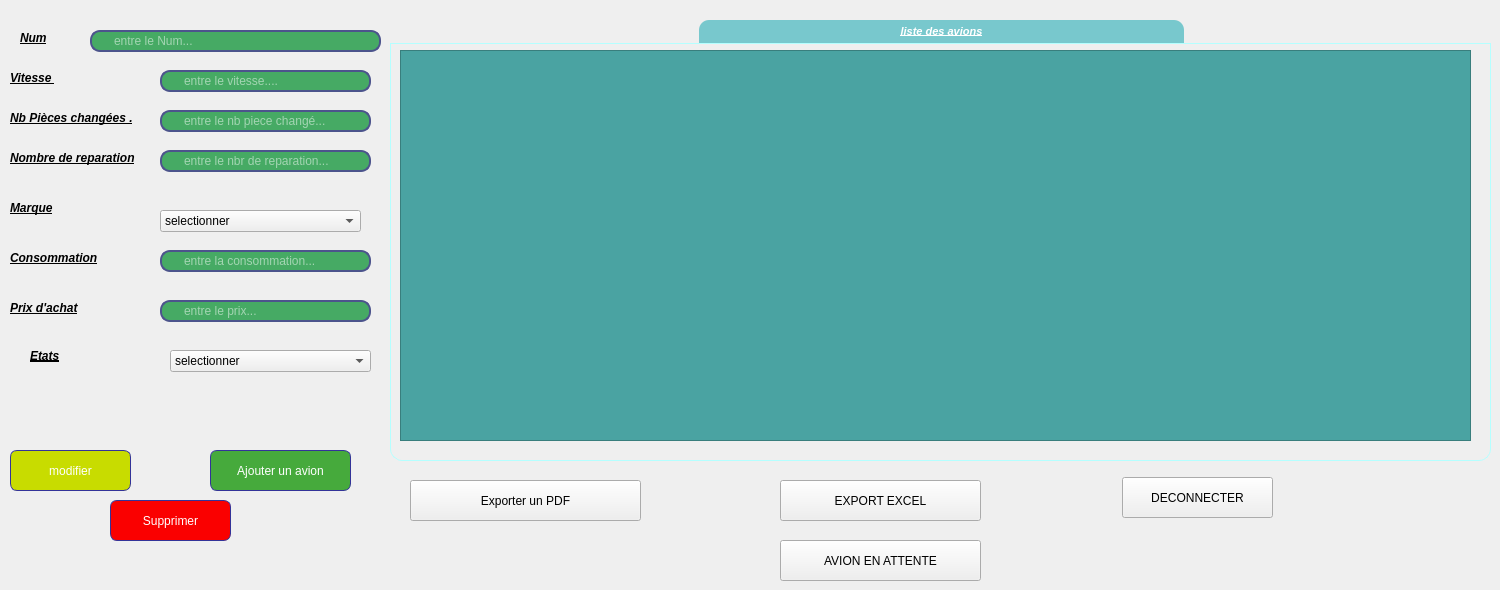
      <widget class="QWidget" name="tab">
       <attribute name="icon">
        <iconset>
         <normaloff>../../../Users/user/Desktop/OIP.jpg</normaloff>../../../Users/user/Desktop/OIP.jpg</iconset>
       </attribute>
       <attribute name="title">
        <string>ajouter un avion</string>
       </attribute>
       <widget class="QLineEdit" name="le_nb_p_changer">
        <property name="geometry">
         <rect>
          <x>160</x>
          <y>110</y>
          <width>211</width>
          <height>22</height>
         </rect>
        </property>
        <property name="styleSheet">
         <string notr="true">QLineEdit{
border: 2px solid rgb(76,84,140);
border-radius: 10px;
color: #FFF;
padding-left:20px;
padding-right:20px;
background-color: rgb(70, 170, 100);
}
QLineEdit:hover{
border:2px sold ;
	color: rgb(255, 0, 0);
}
QLineEdit:focus{
border:20px sold rgb(0, 0, 0); 
background-color:rgb(131, 131, 131);
}
</string>
        </property>
        <property name="placeholderText">
         <string>entre le nb piece changé...</string>
        </property>
       </widget>
       <widget class="QLabel" name="piecechange">
        <property name="geometry">
         <rect>
          <x>10</x>
          <y>110</y>
          <width>141</width>
          <height>16</height>
         </rect>
        </property>
        <property name="font">
         <font>
          <weight>75</weight>
          <italic>true</italic>
          <bold>true</bold>
          <underline>true</underline>
          <strikeout>false</strikeout>
         </font>
        </property>
        <property name="text">
         <string>Nb Pièces changées .</string>
        </property>
       </widget>
       <widget class="QLineEdit" name="le_nb_reparation">
        <property name="geometry">
         <rect>
          <x>160</x>
          <y>150</y>
          <width>211</width>
          <height>22</height>
         </rect>
        </property>
        <property name="styleSheet">
         <string notr="true">QLineEdit{
border: 2px solid rgb(76,84,140);
border-radius: 10px;
color: #FFF;
padding-left:20px;
padding-right:20px;
background-color: rgb(70, 170, 100);
}
QLineEdit:hover{
border:2px sold ;
	color: rgb(255, 0, 0);
}
QLineEdit:focus{
border:20px sold rgb(0, 0, 0); 
background-color:rgb(131, 131, 131);
}
</string>
        </property>
        <property name="placeholderText">
         <string>entre le nbr de reparation...</string>
        </property>
       </widget>
       <widget class="QPushButton" name="LE_AJOUT">
        <property name="geometry">
         <rect>
          <x>210</x>
          <y>450</y>
          <width>141</width>
          <height>41</height>
         </rect>
        </property>
        <property name="styleSheet">
         <string notr="true">QPushButton {
color: white;
background-color: rgb(70, 170, 60);
border-width: 1px;
border-color: #339;
border-style: solid;
border-radius: 7;
}
</string>
        </property>
        <property name="text">
         <string>Ajouter un avion</string>
        </property>
       </widget>
       <widget class="QLineEdit" name="le_prix_achat">
        <property name="geometry">
         <rect>
          <x>160</x>
          <y>300</y>
          <width>211</width>
          <height>22</height>
         </rect>
        </property>
        <property name="styleSheet">
         <string notr="true">QLineEdit{
border: 2px solid rgb(76,84,140);
border-radius: 10px;
color: #FFF;
padding-left:20px;
padding-right:20px;
background-color:rgb(70, 170, 100);
}
QLineEdit:hover{
border:2px sold ;
	color: rgb(255, 0, 0);
}
QLineEdit:focus{
border:20px sold rgb(0, 0, 0); 
background-color:rgb(131, 131, 131);
}
</string>
        </property>
        <property name="placeholderText">
         <string>entre le prix...</string>
        </property>
       </widget>
       <widget class="QLabel" name="kilometrage">
        <property name="geometry">
         <rect>
          <x>10</x>
          <y>250</y>
          <width>91</width>
          <height>16</height>
         </rect>
        </property>
        <property name="font">
         <font>
          <weight>75</weight>
          <italic>true</italic>
          <bold>true</bold>
          <underline>true</underline>
         </font>
        </property>
        <property name="text">
         <string>Consommation</string>
        </property>
       </widget>
       <widget class="QLabel" name="n_reparation">
        <property name="geometry">
         <rect>
          <x>10</x>
          <y>150</y>
          <width>151</width>
          <height>16</height>
         </rect>
        </property>
        <property name="font">
         <font>
          <weight>75</weight>
          <italic>true</italic>
          <bold>true</bold>
          <underline>true</underline>
         </font>
        </property>
        <property name="text">
         <string>Nombre de reparation</string>
        </property>
       </widget>
       <widget class="QLabel" name="prix_achat">
        <property name="geometry">
         <rect>
          <x>10</x>
          <y>300</y>
          <width>91</width>
          <height>16</height>
         </rect>
        </property>
        <property name="font">
         <font>
          <weight>75</weight>
          <italic>true</italic>
          <bold>true</bold>
          <underline>true</underline>
         </font>
        </property>
        <property name="text">
         <string>Prix d'achat</string>
        </property>
       </widget>
       <widget class="QLabel" name="Nom">
        <property name="geometry">
         <rect>
          <x>20</x>
          <y>30</y>
          <width>56</width>
          <height>16</height>
         </rect>
        </property>
        <property name="font">
         <font>
          <weight>75</weight>
          <italic>true</italic>
          <bold>true</bold>
          <underline>true</underline>
          <strikeout>false</strikeout>
         </font>
        </property>
        <property name="text">
         <string>Num</string>
        </property>
       </widget>
       <widget class="QLabel" name="vitesse">
        <property name="geometry">
         <rect>
          <x>10</x>
          <y>70</y>
          <width>56</width>
          <height>16</height>
         </rect>
        </property>
        <property name="font">
         <font>
          <weight>75</weight>
          <italic>true</italic>
          <bold>true</bold>
          <underline>true</underline>
         </font>
        </property>
        <property name="text">
         <string>Vitesse </string>
        </property>
       </widget>
       <widget class="QLineEdit" name="le_Num">
        <property name="geometry">
         <rect>
          <x>90</x>
          <y>30</y>
          <width>291</width>
          <height>22</height>
         </rect>
        </property>
        <property name="styleSheet">
         <string notr="true">QLineEdit{
border: 2px solid rgb(76,84,140);
border-radius: 10px;
color: #FFF;
padding-left:20px;
padding-right:20px;
background-color: rgb(70, 170, 100);
}
QLineEdit:hover{
border:2px sold ;
	color: rgb(255, 0, 0);
}
QLineEdit:focus{
border:20px sold rgb(0, 0, 0); 
background-color:rgb(131, 131, 131);
}
</string>
        </property>
        <property name="placeholderText">
         <string>entre le Num...</string>
        </property>
       </widget>
       <widget class="QLineEdit" name="le_consom">
        <property name="geometry">
         <rect>
          <x>160</x>
          <y>250</y>
          <width>211</width>
          <height>22</height>
         </rect>
        </property>
        <property name="styleSheet">
         <string notr="true">QLineEdit{
border: 2px solid rgb(76,84,140);
border-radius: 10px;
color: #FFF;
padding-left:20px;
padding-right:20px;
background-color: rgb(70, 170, 100);
}
QLineEdit:hover{
border:2px sold ;
	color: rgb(255, 0, 0);
}
QLineEdit:focus{
border:20px sold rgb(0, 0, 0); 
background-color:rgb(131, 131, 131);
}
</string>
        </property>
        <property name="placeholderText">
         <string>entre la consommation...</string>
        </property>
       </widget>
       <widget class="QLineEdit" name="le_vitesse">
        <property name="geometry">
         <rect>
          <x>160</x>
          <y>70</y>
          <width>211</width>
          <height>22</height>
         </rect>
        </property>
        <property name="styleSheet">
         <string notr="true">QLineEdit{
border: 2px solid rgb(76,84,140);
border-radius: 10px;
color: #FFF;
padding-left:20px;
padding-right:20px;
background-color:rgb(70, 170, 100);
}
QLineEdit:hover{
border:2px sold ;
	color: rgb(255, 0, 0);
}
QLineEdit:focus{
border:20px sold rgb(0, 0, 0); 
background-color:rgb(131, 131, 131);
}
</string>
        </property>
        <property name="placeholderText">
         <string>entre le vitesse....</string>
        </property>
       </widget>
       <widget class="QLabel" name="Marque">
        <property name="geometry">
         <rect>
          <x>10</x>
          <y>200</y>
          <width>56</width>
          <height>16</height>
         </rect>
        </property>
        <property name="palette">
         <palette>
          <active>
           <colorrole role="Button">
            <brush brushstyle="SolidPattern">
             <color alpha="0">
              <red>0</red>
              <green>0</green>
              <blue>0</blue>
             </color>
            </brush>
           </colorrole>
           <colorrole role="Base">
            <brush brushstyle="SolidPattern">
             <color alpha="0">
              <red>0</red>
              <green>0</green>
              <blue>0</blue>
             </color>
            </brush>
           </colorrole>
           <colorrole role="Window">
            <brush brushstyle="SolidPattern">
             <color alpha="0">
              <red>0</red>
              <green>0</green>
              <blue>0</blue>
             </color>
            </brush>
           </colorrole>
           <colorrole role="AlternateBase">
            <brush brushstyle="SolidPattern">
             <color alpha="255">
              <red>255</red>
              <green>255</green>
              <blue>255</blue>
             </color>
            </brush>
           </colorrole>
          </active>
          <inactive>
           <colorrole role="Button">
            <brush brushstyle="SolidPattern">
             <color alpha="0">
              <red>0</red>
              <green>0</green>
              <blue>0</blue>
             </color>
            </brush>
           </colorrole>
           <colorrole role="Base">
            <brush brushstyle="SolidPattern">
             <color alpha="0">
              <red>0</red>
              <green>0</green>
              <blue>0</blue>
             </color>
            </brush>
           </colorrole>
           <colorrole role="Window">
            <brush brushstyle="SolidPattern">
             <color alpha="0">
              <red>0</red>
              <green>0</green>
              <blue>0</blue>
             </color>
            </brush>
           </colorrole>
           <colorrole role="AlternateBase">
            <brush brushstyle="SolidPattern">
             <color alpha="255">
              <red>255</red>
              <green>255</green>
              <blue>255</blue>
             </color>
            </brush>
           </colorrole>
          </inactive>
          <disabled>
           <colorrole role="Button">
            <brush brushstyle="SolidPattern">
             <color alpha="0">
              <red>0</red>
              <green>0</green>
              <blue>0</blue>
             </color>
            </brush>
           </colorrole>
           <colorrole role="Base">
            <brush brushstyle="SolidPattern">
             <color alpha="0">
              <red>0</red>
              <green>0</green>
              <blue>0</blue>
             </color>
            </brush>
           </colorrole>
           <colorrole role="Window">
            <brush brushstyle="SolidPattern">
             <color alpha="0">
              <red>0</red>
              <green>0</green>
              <blue>0</blue>
             </color>
            </brush>
           </colorrole>
           <colorrole role="AlternateBase">
            <brush brushstyle="SolidPattern">
             <color alpha="255">
              <red>255</red>
              <green>255</green>
              <blue>255</blue>
             </color>
            </brush>
           </colorrole>
          </disabled>
         </palette>
        </property>
        <property name="font">
         <font>
          <family>MS Shell Dlg 2</family>
          <weight>75</weight>
          <italic>true</italic>
          <bold>true</bold>
          <underline>true</underline>
         </font>
        </property>
        <property name="mouseTracking">
         <bool>false</bool>
        </property>
        <property name="tabletTracking">
         <bool>false</bool>
        </property>
        <property name="acceptDrops">
         <bool>false</bool>
        </property>
        <property name="accessibleName">
         <string/>
        </property>
        <property name="accessibleDescription">
         <string/>
        </property>
        <property name="text">
         <string>Marque</string>
        </property>
       </widget>
       <widget class="QGroupBox" name="groupBox_5">
        <property name="geometry">
         <rect>
          <x>390</x>
          <y>20</y>
          <width>1101</width>
          <height>441</height>
         </rect>
        </property>
        <property name="palette">
         <palette>
          <active>
           <colorrole role="WindowText">
            <brush brushstyle="SolidPattern">
             <color alpha="255">
              <red>0</red>
              <green>0</green>
              <blue>97</blue>
             </color>
            </brush>
           </colorrole>
           <colorrole role="Button">
            <brush brushstyle="SolidPattern">
             <color alpha="255">
              <red>74</red>
              <green>163</green>
              <blue>162</blue>
             </color>
            </brush>
           </colorrole>
           <colorrole role="Base">
            <brush brushstyle="SolidPattern">
             <color alpha="255">
              <red>74</red>
              <green>163</green>
              <blue>162</blue>
             </color>
            </brush>
           </colorrole>
           <colorrole role="Window">
            <brush brushstyle="SolidPattern">
             <color alpha="255">
              <red>74</red>
              <green>163</green>
              <blue>162</blue>
             </color>
            </brush>
           </colorrole>
           <colorrole role="AlternateBase">
            <brush brushstyle="SolidPattern">
             <color alpha="255">
              <red>255</red>
              <green>255</green>
              <blue>255</blue>
             </color>
            </brush>
           </colorrole>
          </active>
          <inactive>
           <colorrole role="WindowText">
            <brush brushstyle="SolidPattern">
             <color alpha="255">
              <red>0</red>
              <green>0</green>
              <blue>97</blue>
             </color>
            </brush>
           </colorrole>
           <colorrole role="Button">
            <brush brushstyle="SolidPattern">
             <color alpha="255">
              <red>74</red>
              <green>163</green>
              <blue>162</blue>
             </color>
            </brush>
           </colorrole>
           <colorrole role="Base">
            <brush brushstyle="SolidPattern">
             <color alpha="255">
              <red>74</red>
              <green>163</green>
              <blue>162</blue>
             </color>
            </brush>
           </colorrole>
           <colorrole role="Window">
            <brush brushstyle="SolidPattern">
             <color alpha="255">
              <red>74</red>
              <green>163</green>
              <blue>162</blue>
             </color>
            </brush>
           </colorrole>
           <colorrole role="AlternateBase">
            <brush brushstyle="SolidPattern">
             <color alpha="255">
              <red>255</red>
              <green>255</green>
              <blue>255</blue>
             </color>
            </brush>
           </colorrole>
          </inactive>
          <disabled>
           <colorrole role="WindowText">
            <brush brushstyle="SolidPattern">
             <color alpha="255">
              <red>120</red>
              <green>120</green>
              <blue>120</blue>
             </color>
            </brush>
           </colorrole>
           <colorrole role="Button">
            <brush brushstyle="SolidPattern">
             <color alpha="255">
              <red>74</red>
              <green>163</green>
              <blue>162</blue>
             </color>
            </brush>
           </colorrole>
           <colorrole role="Base">
            <brush brushstyle="SolidPattern">
             <color alpha="255">
              <red>74</red>
              <green>163</green>
              <blue>162</blue>
             </color>
            </brush>
           </colorrole>
           <colorrole role="Window">
            <brush brushstyle="SolidPattern">
             <color alpha="255">
              <red>74</red>
              <green>163</green>
              <blue>162</blue>
             </color>
            </brush>
           </colorrole>
           <colorrole role="AlternateBase">
            <brush brushstyle="SolidPattern">
             <color alpha="255">
              <red>255</red>
              <green>255</green>
              <blue>255</blue>
             </color>
            </brush>
           </colorrole>
          </disabled>
         </palette>
        </property>
        <property name="font">
         <font>
          <pointsize>-1</pointsize>
          <weight>75</weight>
          <italic>true</italic>
          <bold>true</bold>
          <underline>true</underline>
         </font>
        </property>
        <property name="styleSheet">
         <string notr="true">QGroupBox {
    border: 1px solid gray;
    border-color: rgb(180, 255, 255);
    margin-top: 23px;
    font-size: 11px;
    border-bottom-left-radius: 12px;
    border-bottom-right-radius: 12px;
}

QGroupBox::title {
    subcontrol-origin: margin;
    subcontrol-position: top center;
    border-top-left-radius: 10px;
    border-top-right-radius: 10px;
    padding: 5px 200px;
    background-color: rgb(120, 200, 205);
    color: rgb(255, 255, 255);
}</string>
        </property>
        <property name="title">
         <string>liste des avions</string>
        </property>
        <widget class="QTableView" name="tab_avion">
         <property name="geometry">
          <rect>
           <x>10</x>
           <y>30</y>
           <width>1071</width>
           <height>391</height>
          </rect>
         </property>
         <property name="styleSheet">
          <string notr="true">background-color: rgb(74, 163, 162);</string>
         </property>
        </widget>
       </widget>
       <widget class="QPushButton" name="bt_sup">
        <property name="geometry">
         <rect>
          <x>110</x>
          <y>500</y>
          <width>121</width>
          <height>41</height>
         </rect>
        </property>
        <property name="styleSheet">
         <string notr="true">QPushButton {
color: white;
background-color:rgb(250, 0, 0);
border-width: 1px;
border-color: #339;
border-style: solid;
border-radius: 7;
}</string>
        </property>
        <property name="text">
         <string>Supprimer</string>
        </property>
       </widget>
       <widget class="QPushButton" name="bt_modif">
        <property name="geometry">
         <rect>
          <x>10</x>
          <y>450</y>
          <width>121</width>
          <height>41</height>
         </rect>
        </property>
        <property name="styleSheet">
         <string notr="true">QPushButton {
color: white;
background-color:rgb(200,220,0);
border-width: 1px;
border-color: #339;
border-style: solid;
border-radius: 7;
}</string>
        </property>
        <property name="text">
         <string>modifier</string>
        </property>
       </widget>
       <widget class="QLabel" name="piecechange_2">
        <property name="geometry">
         <rect>
          <x>30</x>
          <y>340</y>
          <width>101</width>
          <height>31</height>
         </rect>
        </property>
        <property name="font">
         <font>
          <weight>75</weight>
          <italic>true</italic>
          <bold>true</bold>
          <underline>true</underline>
          <strikeout>false</strikeout>
         </font>
        </property>
        <property name="text">
         <string>Etats</string>
        </property>
       </widget>
       <widget class="QPushButton" name="PDF">
        <property name="geometry">
         <rect>
          <x>410</x>
          <y>480</y>
          <width>231</width>
          <height>41</height>
         </rect>
        </property>
        <property name="text">
         <string>Exporter un PDF</string>
        </property>
        <property name="icon">
         <iconset>
          <normaloff>../../../Users/user/Desktop/Untitled-4-1024.webp</normaloff>../../../Users/user/Desktop/Untitled-4-1024.webp</iconset>
        </property>
       </widget>
       <widget class="QPushButton" name="alerte">
        <property name="geometry">
         <rect>
          <x>780</x>
          <y>540</y>
          <width>201</width>
          <height>41</height>
         </rect>
        </property>
        <property name="text">
         <string>AVION EN ATTENTE</string>
        </property>
        <property name="icon">
         <iconset>
          <normaloff>../../../Users/user/Desktop/Untitled-4-1024.webp</normaloff>../../../Users/user/Desktop/Untitled-4-1024.webp</iconset>
        </property>
       </widget>
       <widget class="QPushButton" name="EXPORT_EXCEL">
        <property name="geometry">
         <rect>
          <x>780</x>
          <y>480</y>
          <width>201</width>
          <height>41</height>
         </rect>
        </property>
        <property name="text">
         <string>EXPORT EXCEL</string>
        </property>
        <property name="icon">
         <iconset>
          <normaloff>../../../Users/user/Desktop/Untitled-4-1024.webp</normaloff>../../../Users/user/Desktop/Untitled-4-1024.webp</iconset>
        </property>
       </widget>
       <widget class="QComboBox" name="comboBox_marque">
        <property name="geometry">
         <rect>
          <x>160</x>
          <y>210</y>
          <width>201</width>
          <height>22</height>
         </rect>
        </property>
        <item>
         <property name="text">
          <string>selectionner</string>
         </property>
        </item>
        <item>
         <property name="text">
          <string>Bombardier</string>
         </property>
        </item>
        <item>
         <property name="text">
          <string>Beechcraft</string>
         </property>
        </item>
        <item>
         <property name="text">
          <string>Dassault</string>
         </property>
        </item>
        <item>
         <property name="text">
          <string>Boeing</string>
         </property>
        </item>
        <item>
         <property name="text">
          <string>Cessna</string>
         </property>
        </item>
        <item>
         <property name="text">
          <string>ATR</string>
         </property>
        </item>
       </widget>
       <widget class="QComboBox" name="comboBox_ETAT">
        <property name="geometry">
         <rect>
          <x>170</x>
          <y>350</y>
          <width>201</width>
          <height>22</height>
         </rect>
        </property>
        <property name="styleSheet">
         <string notr="true"/>
        </property>
        <item>
         <property name="text">
          <string>selectionner</string>
         </property>
        </item>
        <item>
         <property name="text">
          <string>en marche</string>
         </property>
        </item>
        <item>
         <property name="text">
          <string>EN PANNE</string>
         </property>
        </item>
        <item>
         <property name="text">
          <string>NEUF</string>
         </property>
        </item>
       </widget>
       <widget class="QPushButton" name="pushButton">
        <property name="geometry">
         <rect>
          <x>1122</x>
          <y>477</y>
          <width>151</width>
          <height>41</height>
         </rect>
        </property>
        <property name="text">
         <string>DECONNECTER</string>
        </property>
       </widget>
      </widget>
